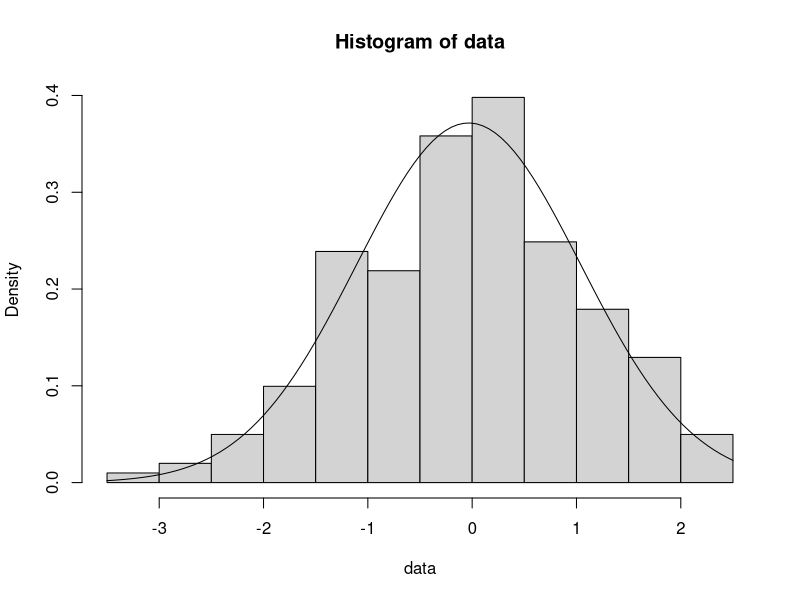
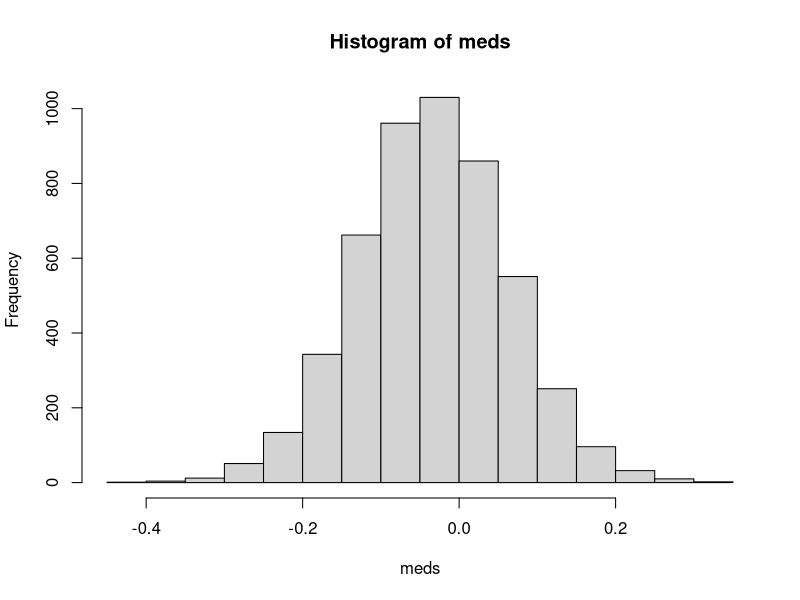

The R script that drew these images, in order:
## ---- chunk 1
knitr::opts_chunk$set(echo = TRUE)
## ---- chunk 2
library(magrittr)
## ---- chunk 3
N = 201
data = rnorm(N)
mle.mean <- mean(data)
mle.sd <- sqrt(((N-1)/N)*var(data))
hist(data,freq = FALSE)
curve(dnorm(x,mle.mean,mle.sd),add = TRUE)
## ---- chunk 4
n = 5000
meds = NA

for (i in 1:n) {
  re.samp = rnorm(N, mle.mean, mle.sd)
  meds[i] = median(re.samp)
}

hist(meds)
## ---- chunk 5
ci = quantile(meds,c(0.025,0.975))

(ci[1] < 0 & ci[2] > 0)
## ---- chunk 6
gen.ci.med = function( n = 5000, N = 201, parm.int = 0){
  data = rnorm(N)
  mle.mean <- mean(data)
  mle.sd <- sqrt(((N-1)/N)*var(data))
  meds = rbeta(n,101,101) %>% qnorm(mean = mle.mean, sd = mle.sd)
  ci = quantile(meds,c(0.025,0.975))
  return (ci[1] < parm.int & ci[2] > parm.int)
}

ci.contain = NA
for (i in 1:1000) {
  ci.contain[i] = gen.ci.med()
}
mean(ci.contain)
